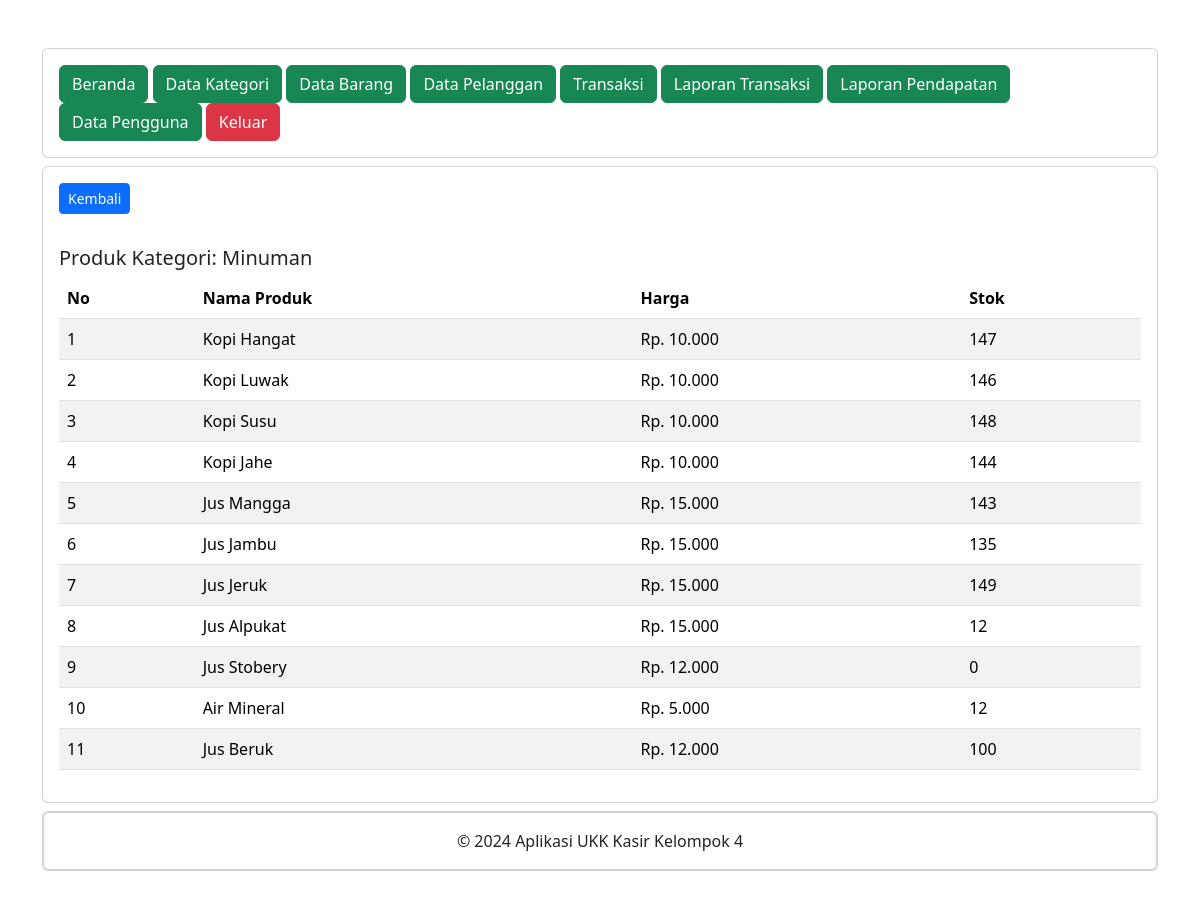
Screenshot of /view/produk_per_kategori.php?id_kategori=2 (signed in) with the database file from the repository.
### tables this page shows
CREATE TABLE `kategori_produk` (
  `id_kategori` int(11) NOT NULL,
  `nama_kategori` varchar(255) NOT NULL
);

CREATE TABLE `produk` (
  `id_produk` int(11) NOT NULL,
  `id_kategori` int(11) NOT NULL,
  `nama_produk` varchar(255) NOT NULL,
  `harga` decimal(10,2) NOT NULL,
  `stok` int(11) NOT NULL
);

### logic/functions.php (called while the page is built, shortened)
<?php
function ambilDataProdukByKategori($mysqli, $id_kategori)
{
    $stmt = $mysqli->prepare("
        SELECT p.*, k.nama_kategori
        FROM produk p
        JOIN kategori_produk k ON p.id_kategori = k.id_kategori
        WHERE p.id_kategori = ?
    ");
    $stmt->bind_param("i", $id_kategori);
    $stmt->execute();
    $result = $stmt->get_result();
    if ($result->num_rows > 0) {
        return $result->fetch_all(MYSQLI_ASSOC);
    } else {
        throw new Exception("Tidak ada produk ditemukan untuk kategori ini.");
    }
}

### view/produk_per_kategori.php (the view)
<?php
include "header.php";
include "navbar.php";
include '../koneksi.php';
include "../logic/functions.php";
$id_kategori = isset($_GET['id_kategori']) ? intval($_GET['id_kategori']) : 0;
try {
    $data = ambilDataProdukByKategori($mysqli, $id_kategori);
} catch (Exception $e) {
    echo "Error: " . $e->getMessage();
    exit();
}
?>
<div class="card mt-2">
    <div class="card-body">
        <a href="data_kategori.php" class="btn btn-primary btn-sm">
            Kembali
        </a>
    </div>
    <div class="card-body">
        <h5>Produk Kategori: <?= ucwords($data[0]['nama_kategori']); ?></h5>
        <table class="table table-striped">
            <thead>
                <tr>
                    <th>No</th>
                    <th>Nama Produk</th>
                    <th>Harga</th>
                    <th>Stok</th>
                </tr>
            </thead>
            <tbody>
                <?php
                $no = 1;
                foreach ($data as $produk) {
                ?>
                    <tr>
                        <td><?= $no++; ?></td>
                        <td><?= ucwords($produk['nama_produk']); ?></td>
                        <td>Rp. <?= number_format($produk['harga'], 0, ',', '.'); ?></td>
                        <td><?= $produk['stok']; ?></td>
                    </tr>
                <?php } ?>
            </tbody>
        </table>
    </div>
</div>
<?php
include "footer.php";
?>

### rows the page displays
kategori_produk: nama_kategori "Minuman"
produk: nama_produk "Kopi Hangat", harga "10.000", stok "147"
produk: nama_produk "Kopi Luwak", harga "10.000", stok "146"
produk: nama_produk "Kopi Susu", harga "10.000", stok "148"
produk: nama_produk "Kopi Jahe", harga "10.000", stok "144"
produk: nama_produk "Jus Mangga", harga "15.000", stok "143"
produk: nama_produk "Jus Jambu", harga "15.000", stok "135"
produk: nama_produk "Jus Jeruk", harga "15.000", stok "149"
produk: nama_produk "Jus Alpukat", harga "15.000", stok "12"
produk: nama_produk "Jus Stobery", harga "12.000", stok "0"
produk: nama_produk "Air Mineral", harga "5.000", stok "12"
produk: nama_produk "Jus Beruk", harga "12.000", stok "100"
